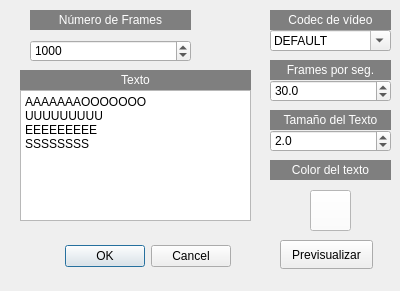
<?xml version="1.0" encoding="UTF-8"?>
<ui version="4.0">
 <class>StarWars</class>
 <widget class="QDialog" name="StarWars">
  <property name="windowModality">
   <enum>Qt::WindowModality::WindowModal</enum>
  </property>
  <property name="geometry">
   <rect>
    <x>0</x>
    <y>0</y>
    <width>400</width>
    <height>291</height>
   </rect>
  </property>
  <property name="windowTitle">
   <string>Efecto de Star Wars</string>
  </property>
  <widget class="QDialogButtonBox" name="buttonBox">
   <property name="geometry">
    <rect>
     <x>40</x>
     <y>240</y>
     <width>191</width>
     <height>32</height>
    </rect>
   </property>
   <property name="orientation">
    <enum>Qt::Orientation::Horizontal</enum>
   </property>
   <property name="standardButtons">
    <set>QDialogButtonBox::StandardButton::Cancel|QDialogButtonBox::StandardButton::Ok</set>
   </property>
  </widget>
  <widget class="QSpinBox" name="spinBox">
   <property name="geometry">
    <rect>
     <x>30</x>
     <y>40</y>
     <width>161</width>
     <height>22</height>
    </rect>
   </property>
   <property name="minimum">
    <number>1</number>
   </property>
   <property name="maximum">
    <number>10000</number>
   </property>
   <property name="value">
    <number>1000</number>
   </property>
  </widget>
  <widget class="QDoubleSpinBox" name="doubleSpinBox">
   <property name="geometry">
    <rect>
     <x>270</x>
     <y>80</y>
     <width>121</width>
     <height>22</height>
    </rect>
   </property>
   <property name="decimals">
    <number>1</number>
   </property>
   <property name="maximum">
    <double>200.000000000000000</double>
   </property>
   <property name="value">
    <double>30.000000000000000</double>
   </property>
  </widget>
  <widget class="QComboBox" name="comboBox">
   <property name="geometry">
    <rect>
     <x>270</x>
     <y>30</y>
     <width>121</width>
     <height>21</height>
    </rect>
   </property>
   <property name="editable">
    <bool>true</bool>
   </property>
   <property name="currentText">
    <string>DEFAULT</string>
   </property>
   <property name="currentIndex">
    <number>0</number>
   </property>
   <item>
    <property name="text">
     <string>DEFAULT</string>
    </property>
   </item>
   <item>
    <property name="text">
     <string>MPEG</string>
    </property>
   </item>
   <item>
    <property name="text">
     <string>MJPG</string>
    </property>
   </item>
   <item>
    <property name="text">
     <string>PIM1</string>
    </property>
   </item>
   <item>
    <property name="text">
     <string>DIVX</string>
    </property>
   </item>
   <item>
    <property name="text">
     <string>XVID</string>
    </property>
   </item>
  </widget>
  <widget class="QLabel" name="label_4">
   <property name="geometry">
    <rect>
     <x>30</x>
     <y>10</y>
     <width>161</width>
     <height>20</height>
    </rect>
   </property>
   <property name="styleSheet">
    <string notr="true">background-color: rgb(127, 127, 127);
color: rgb(255, 255, 255);</string>
   </property>
   <property name="text">
    <string>Número de Frames</string>
   </property>
   <property name="alignment">
    <set>Qt::AlignmentFlag::AlignCenter</set>
   </property>
  </widget>
  <widget class="QPlainTextEdit" name="plainTextEdit">
   <property name="geometry">
    <rect>
     <x>20</x>
     <y>90</y>
     <width>231</width>
     <height>131</height>
    </rect>
   </property>
   <property name="plainText">
    <string>AAAAAAAOOOOOOO
UUUUUUUUU
EEEEEEEEE
SSSSSSSS</string>
   </property>
  </widget>
  <widget class="QLabel" name="label_5">
   <property name="geometry">
    <rect>
     <x>20</x>
     <y>70</y>
     <width>231</width>
     <height>20</height>
    </rect>
   </property>
   <property name="styleSheet">
    <string notr="true">background-color: rgb(127, 127, 127);
color: rgb(255, 255, 255);</string>
   </property>
   <property name="text">
    <string>Texto</string>
   </property>
   <property name="alignment">
    <set>Qt::AlignmentFlag::AlignCenter</set>
   </property>
  </widget>
  <widget class="QLabel" name="label_6">
   <property name="geometry">
    <rect>
     <x>270</x>
     <y>10</y>
     <width>121</width>
     <height>20</height>
    </rect>
   </property>
   <property name="styleSheet">
    <string notr="true">background-color: rgb(127, 127, 127);
color: rgb(255, 255, 255);</string>
   </property>
   <property name="text">
    <string>Codec de vídeo</string>
   </property>
   <property name="alignment">
    <set>Qt::AlignmentFlag::AlignCenter</set>
   </property>
  </widget>
  <widget class="QLabel" name="label_7">
   <property name="geometry">
    <rect>
     <x>270</x>
     <y>60</y>
     <width>121</width>
     <height>20</height>
    </rect>
   </property>
   <property name="styleSheet">
    <string notr="true">background-color: rgb(127, 127, 127);
color: rgb(255, 255, 255);</string>
   </property>
   <property name="text">
    <string>Frames por seg.</string>
   </property>
   <property name="alignment">
    <set>Qt::AlignmentFlag::AlignCenter</set>
   </property>
  </widget>
  <widget class="QLabel" name="label_8">
   <property name="geometry">
    <rect>
     <x>270</x>
     <y>110</y>
     <width>121</width>
     <height>20</height>
    </rect>
   </property>
   <property name="styleSheet">
    <string notr="true">background-color: rgb(127, 127, 127);
color: rgb(255, 255, 255);</string>
   </property>
   <property name="text">
    <string>Tamaño del Texto</string>
   </property>
   <property name="alignment">
    <set>Qt::AlignmentFlag::AlignCenter</set>
   </property>
  </widget>
  <widget class="QDoubleSpinBox" name="doubleSpinBox_2">
   <property name="geometry">
    <rect>
     <x>270</x>
     <y>130</y>
     <width>121</width>
     <height>22</height>
    </rect>
   </property>
   <property name="decimals">
    <number>1</number>
   </property>
   <property name="maximum">
    <double>200.000000000000000</double>
   </property>
   <property name="value">
    <double>2.000000000000000</double>
   </property>
  </widget>
  <widget class="QLabel" name="label_9">
   <property name="geometry">
    <rect>
     <x>270</x>
     <y>160</y>
     <width>121</width>
     <height>20</height>
    </rect>
   </property>
   <property name="styleSheet">
    <string notr="true">background-color: rgb(127, 127, 127);
color: rgb(255, 255, 255);</string>
   </property>
   <property name="text">
    <string>Color del texto</string>
   </property>
   <property name="alignment">
    <set>Qt::AlignmentFlag::AlignCenter</set>
   </property>
  </widget>
  <widget class="QPushButton" name="pushButton">
   <property name="geometry">
    <rect>
     <x>310</x>
     <y>190</y>
     <width>41</width>
     <height>41</height>
    </rect>
   </property>
   <property name="styleSheet">
    <string notr="true">background-color: rgb(255, 255, 255);</string>
   </property>
   <property name="text">
    <string/>
   </property>
  </widget>
  <widget class="QPushButton" name="pushButton_2">
   <property name="geometry">
    <rect>
     <x>280</x>
     <y>240</y>
     <width>93</width>
     <height>29</height>
    </rect>
   </property>
   <property name="text">
    <string>Previsualizar</string>
   </property>
  </widget>
 </widget>
 <resources/>
 <connections>
  <connection>
   <sender>buttonBox</sender>
   <signal>accepted()</signal>
   <receiver>StarWars</receiver>
   <slot>accept()</slot>
   <hints>
    <hint type="sourcelabel">
     <x>248</x>
     <y>254</y>
    </hint>
    <hint type="destinationlabel">
     <x>157</x>
     <y>274</y>
    </hint>
   </hints>
  </connection>
  <connection>
   <sender>buttonBox</sender>
   <signal>rejected()</signal>
   <receiver>StarWars</receiver>
   <slot>reject()</slot>
   <hints>
    <hint type="sourcelabel">
     <x>316</x>
     <y>260</y>
    </hint>
    <hint type="destinationlabel">
     <x>286</x>
     <y>274</y>
    </hint>
   </hints>
  </connection>
 </connections>
</ui>
